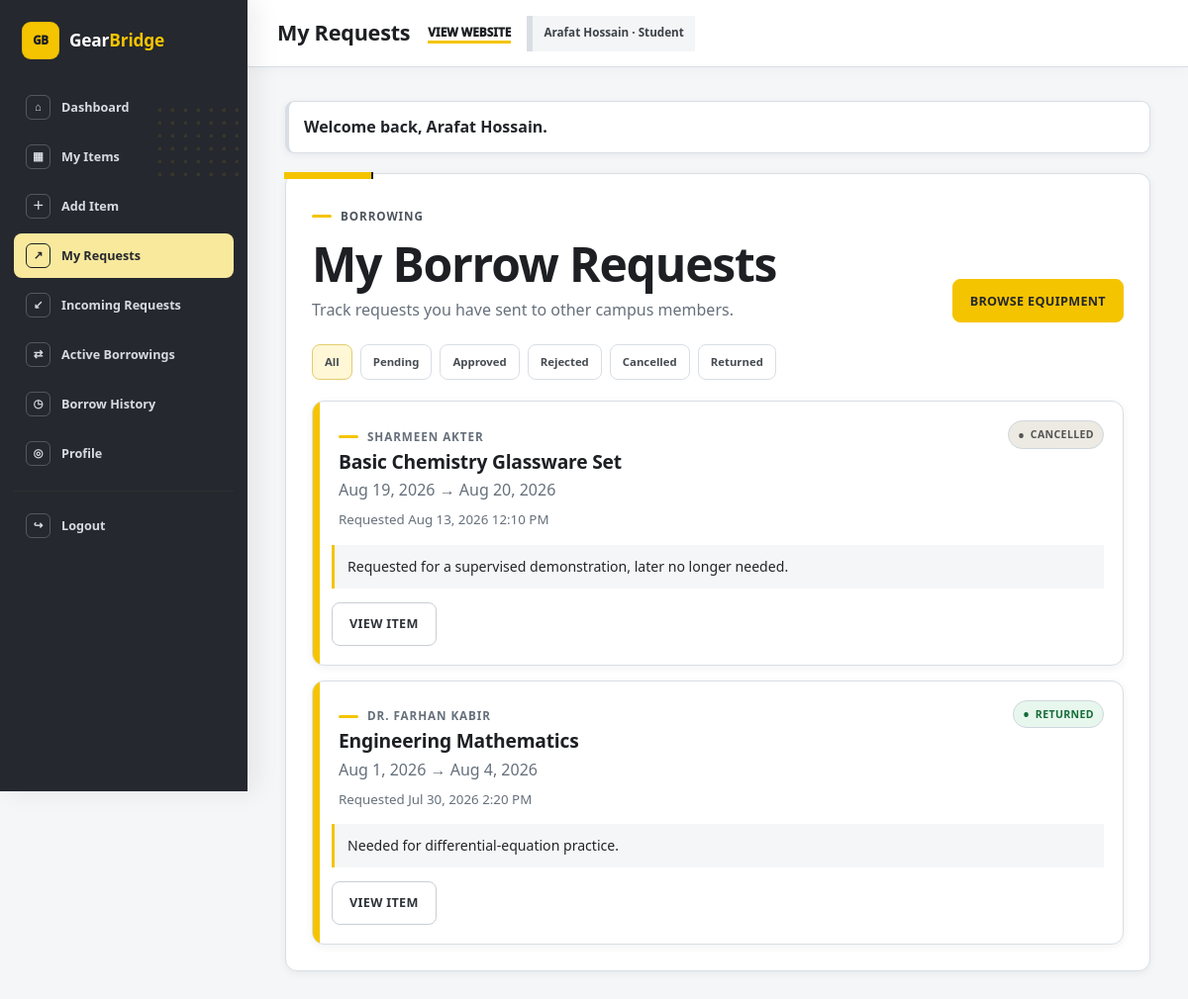
/dashboard/my-requests.php (signed in), run on the app's committed database.
### tables this page shows
CREATE TABLE IF NOT EXISTS borrow_requests (
    id INT UNSIGNED AUTO_INCREMENT PRIMARY KEY,
    item_id INT UNSIGNED NOT NULL,
    borrower_id INT UNSIGNED NOT NULL,
    borrow_from DATE NOT NULL,
    borrow_until DATE NOT NULL,
    note VARCHAR(500) NULL,
    status ENUM('pending', 'approved', 'rejected', 'cancelled', 'returned') NOT NULL DEFAULT 'pending',
    requested_at TIMESTAMP NOT NULL DEFAULT CURRENT_TIMESTAMP,
    decision_at TIMESTAMP NULL DEFAULT NULL,
    returned_at TIMESTAMP NULL DEFAULT NULL,
    CONSTRAINT fk_borrow_item FOREIGN KEY (item_id) REFERENCES items(id) ON DELETE RESTRICT ON UPDATE CASCADE,
    CONSTRAINT fk_borrow_borrower FOREIGN KEY (borrower_id) REFERENCES users(id) ON DELETE RESTRICT ON UPDATE CASCADE,
    CONSTRAINT chk_borrow_dates CHECK (borrow_until >= borrow_from),
    INDEX idx_borrow_item (item_id),
    INDEX idx_borrow_borrower (borrower_id),
    INDEX idx_borrow_status (status),
    INDEX idx_borrow_item_status (item_id, status),
    INDEX idx_borrow_borrower_status (borrower_id, status)
);

CREATE TABLE IF NOT EXISTS users (
    id INT UNSIGNED AUTO_INCREMENT PRIMARY KEY,
    full_name VARCHAR(100) NOT NULL,
    email VARCHAR(150) NOT NULL UNIQUE,
    password_hash VARCHAR(255) NOT NULL,
    user_type ENUM('student', 'staff') NOT NULL,
    created_at TIMESTAMP NOT NULL DEFAULT CURRENT_TIMESTAMP,
    updated_at TIMESTAMP NOT NULL DEFAULT CURRENT_TIMESTAMP ON UPDATE CURRENT_TIMESTAMP
);

CREATE TABLE IF NOT EXISTS items (
    id INT UNSIGNED AUTO_INCREMENT PRIMARY KEY,
    owner_id INT UNSIGNED NOT NULL,
    category_id INT UNSIGNED NOT NULL,
    title VARCHAR(150) NOT NULL,
    description TEXT NOT NULL,
    condition_status ENUM('excellent', 'good', 'fair') NOT NULL,
    image_path VARCHAR(255) NULL,
    availability_status ENUM('available', 'borrowed') NOT NULL DEFAULT 'available',
    created_at TIMESTAMP NOT NULL DEFAULT CURRENT_TIMESTAMP,
    updated_at TIMESTAMP NOT NULL DEFAULT CURRENT_TIMESTAMP ON UPDATE CURRENT_TIMESTAMP,
    deleted_at TIMESTAMP NULL DEFAULT NULL,
    CONSTRAINT fk_items_owner FOREIGN KEY (owner_id) REFERENCES users(id) ON DELETE RESTRICT ON UPDATE CASCADE,
    CONSTRAINT fk_items_category FOREIGN KEY (category_id) REFERENCES categories(id) ON DELETE RESTRICT ON UPDATE CASCADE,
    INDEX idx_items_owner (owner_id),
    INDEX idx_items_category (category_id),
    INDEX idx_items_availability (availability_status),
    INDEX idx_items_deleted (deleted_at),
    INDEX idx_items_browse (deleted_at, availability_status, created_at)
);

### includes/functions.php (called while the page is built, shortened)
<?php
function e(mixed $value): string
{
    return htmlspecialchars((string) ($value ?? ''), ENT_QUOTES | ENT_SUBSTITUTE, 'UTF-8');
}
function url(string $path = ''): string
{
    $path = ltrim($path, '/');
    return rtrim(BASE_URL, '/') . ($path === '' ? '' : '/' . $path);
}
function format_date(?string $date, string $format = 'M j, Y'): string
{
    try {
        return (new DateTimeImmutable($date))->format($format);
    } catch (Throwable) {
        return (string) $date;
    }
}
function status_label(string $status): string
{
    return match ($status) {
        'available' => 'Available',
        'borrowed' => 'Borrowed',
        'pending' => 'Pending',
        'approved' => 'Approved',
        'rejected' => 'Rejected',
        'cancelled' => 'Cancelled',
        'returned' => 'Returned',
        default => ucfirst(str_replace('_', ' ', $status)),
    };
}
function status_class(string $status): string
{
    return match ($status) {
        'available', 'returned' => 'status-success',
        'pending' => 'status-warning',
        'approved', 'borrowed' => 'status-info',
        'rejected' => 'status-danger',
        'cancelled' => 'status-muted',
        default => '',
    };
}
function page_url(string $path, array $query = []): string
{
    $query = array_filter(
        $query,
        static fn ($value) => $value !== '' && $value !== null
    );
    return url($path) . ($query ? '?' . http_build_query($query) : '');
}
function is_overdue(string $status, ?string $borrowUntil): bool
{
    if ($status !== 'approved' || !$borrowUntil) {
        return false;
    }
}

### includes/db.php (called while the page is built, shortened)
<?php
function db(): PDO
{
    $dsn = sprintf(
        'mysql:host=%s;port=%s;dbname=%s;charset=utf8mb4',
        DB_HOST,
        DB_PORT,
        DB_NAME
    );
    $pdo = new PDO($dsn, DB_USER, DB_PASS, [
        PDO::ATTR_ERRMODE => PDO::ERRMODE_EXCEPTION,
        PDO::ATTR_DEFAULT_FETCH_MODE => PDO::FETCH_ASSOC,
        PDO::ATTR_EMULATE_PREPARES => false,
    ]);
    return $pdo;
}

### dashboard/my-requests.php (the view, shortened to what this page needs)
<?php
require_once __DIR__ . '/../includes/db.php';
$statusFilter = (string) ($_GET['status'] ?? 'all');
$allowed = ['all', 'pending', 'approved', 'rejected', 'cancelled', 'returned'];
$requests = [];
try {
    $sql = "SELECT br.*, i.title AS item_title, i.image_path, u.full_name AS owner_name
            FROM borrow_requests br
            INNER JOIN items i ON i.id = br.item_id
            INNER JOIN users u ON u.id = i.owner_id
            WHERE br.borrower_id = :borrower_id";
    $params = ['borrower_id' => current_user_id()];
    $sql .= ' ORDER BY br.requested_at DESC';
    $stmt = db()->prepare($sql);
    $stmt->execute($params);
    $requests = $stmt->fetchAll();
} catch (Throwable $e) {
    set_flash('error', 'Your borrow requests could not be loaded.');
}
require __DIR__ . '/../components/dashboard-header.php';
?>
<section class="dashboard-panel">
    <div class="dashboard-panel-heading">
        <div>
            <p class="eyebrow">Borrowing</p>
            <h1>My Borrow Requests</h1>
            <p class="panel-copy">Track requests you have sent to other campus members.</p>
        </div>
        <a class="button" href="<?= e(url('browse.php')) ?>">Browse Equipment</a>
    </div>
    <div class="filter-chips">
        <?php foreach ($allowed as $filter): ?>
            <a class="<?= $statusFilter === $filter ? 'is-active' : '' ?>" href="<?= e(page_url('dashboard/my-requests.php', ['status' => $filter])) ?>"><?= e(ucfirst($filter)) ?></a>
        <?php endforeach; ?>
    </div>
    <?php if ($requests): ?>
        <div class="request-list">
            <?php foreach ($requests as $request): ?>
                <article class="request-card">
                    <div class="request-card-main">
                        <div>
                            <p class="eyebrow"><?= e($request['owner_name']) ?></p>
                            <h3><?= e($request['item_title']) ?></h3>
                            <p><?= e(format_date((string) $request['borrow_from'])) ?> → <?= e(format_date((string) $request['borrow_until'])) ?></p>
                            <small>Requested <?= e(format_date((string) $request['requested_at'], 'M j, Y g:i A')) ?></small>
                        </div>
                        <span class="status-badge <?= e(status_class((string) $request['status'])) ?>">
                            <?= is_overdue((string) $request['status'], (string) $request['borrow_until']) ? 'Overdue' : e(status_label((string) $request['status'])) ?>
                        </span>
                    </div>
                    <?php if (!empty($request['note'])): ?>
                        <p class="request-note"><?= e($request['note']) ?></p>
                    <?php endif; ?>
                    <div class="action-row">
                        <a class="button button-compact button-secondary" href="<?= e(url('item-details.php?id=' . (int) $request['item_id'])) ?>">View Item</a>
                    </div>
                </article>
            <?php endforeach; ?>
        </div>
    <?php endif; ?>
</section>
<?php require __DIR__ . '/../components/dashboard-footer.php'; ?>

### assets/css/main.css (style rules this page uses)
:root { --yellow: #ffc400; --yellow-bright: #ffd21a; --yellow-soft: #fff3b3; --black: #070707; --charcoal: #151515; --charcoal-2: #222222; --white: #ffffff; --off-white: #f7f6f1; --surface: #f2f1eb; --text: #202020; --muted: #66635c; --border: #dedbd1; --border-dark: #2a2a2a; --success: #1f8f4e; --success-soft: #e8f7ee; --warning: #a26a00; --warning-soft: #fff2c2; --danger: #c83434; --danger-soft: #fdeaea; --info: #2f5e8f; --info-soft: #e9f1fa; --radius-sm: 8px; --radius: 14px; --radius-lg: 24px; --shadow-sm: 0 8px 18px rgba(0,0,0,.06); --shadow: 0 16px 36px rgba(0,0,0,.10); --shadow-lg: 0 28px 64px rgba(0,0,0,.18); --transition: 180ms ease; --display-font: Impact, Haettenschweiler, "Arial Narrow Bold", "Arial Narrow", sans-serif; --body-font: "Segoe UI", Arial, Helvetica, sans-serif; }
* { box-sizing: border-box; }
html { scroll-behavior: smooth; background: var(--off-white); }
body { margin: 0; min-height: 100vh; font-family: var(--body-font); color: var(--text); background: var(--off-white); line-height: 1.62; -webkit-font-smoothing: antialiased; }
a { color: inherit; }
h1, h2, h3 { margin-top: 0; color: var(--black); line-height: 1.04; }
h1, h2 { font-family: var(--display-font); text-transform: uppercase; font-weight: 900; letter-spacing: .01em; }
h1 { font-size: clamp(2.8rem, 6vw, 5.6rem); margin-bottom: 22px; }
h3 { font-size: 1.15rem; margin-bottom: 9px; font-weight: 850; }
p { margin-top: 0; }
small { color: var(--muted); }
.eyebrow { display: inline-flex; align-items: center; gap: 9px; margin: 0 0 11px; text-transform: uppercase; letter-spacing: .12em; font-size: .75rem; font-weight: 900; color: var(--black); }
.eyebrow::before { content: ""; width: 24px; height: 4px; background: var(--yellow); box-shadow: 8px 0 0 var(--black); }
.button { --btn-bg: var(--black); --btn-color: var(--white); --btn-border: var(--black); position: relative; display: inline-flex; align-items: center; justify-content: center; gap: 9px; min-height: 46px; border: 2px solid var(--btn-border); border-radius: 7px; background: var(--btn-bg); color: var(--btn-color); padding: 11px 19px; text-decoration: none; text-transform: uppercase; font-weight: 950; font-size: .82rem; letter-spacing: .045em; line-height: 1.1; cursor: pointer; box-shadow: 4px 4px 0 rgba(255,196,0,.34); transition: transform var(--transition), background var(--transition), color var(--transition), box-shadow var(--transition); }
.button-secondary { --btn-bg: transparent; --btn-color: var(--black); --btn-border: var(--black); box-shadow: none; }
.button-compact { min-height: 34px; padding: 7px 11px; font-size: .72rem; border-radius: 6px; }
.status-badge { width: fit-content; display: inline-flex; align-items: center; gap: 6px; padding: 5px 9px; border: 1px solid var(--black); border-radius: 4px; background: var(--off-white); color: var(--black); font-size: .69rem; font-weight: 950; text-transform: uppercase; letter-spacing: .035em; }
.status-badge::before { content: "•"; font-size: 1rem; line-height: .5; }
.status-success { background: var(--success-soft); color: #146c39; }
.status-muted { background: #eceae2; color: #555; }
.form-actions, .action-row, .request-actions { display: flex; gap: 10px; flex-wrap: wrap; align-items: center; }

### data on the page
borrow_requests: users.full_name "SHARMEEN AKTER", item.title "Basic Chemistry Glassware Set", borrow_from "Aug 19, 2026", borrow_until "Aug 20, 2026", requested_at "Aug 13, 2026 12:10 PM", status "CANCELLED", note "Requested for a supervised demonstration, later no longer needed."
borrow_requests: users.full_name "DR. FARHAN KABIR", item.title "Engineering Mathematics", borrow_from "Aug 1, 2026", borrow_until "Aug 4, 2026", requested_at "Jul 30, 2026 2:20 PM", status "RETURNED", note "Needed for differential-equation practice."

### other printed values
$icon "⌂"
$label "Dashboard"
$icon "▦"
$label "My Items"
$icon "＋"
$label "Add Item"
$icon "↗"
$label "My Requests"
$icon "↙"
$label "Incoming Requests"
$icon "⇄"
$label "Active Borrowings"
$icon "◷"
$label "Borrow History"
$icon "◎"
